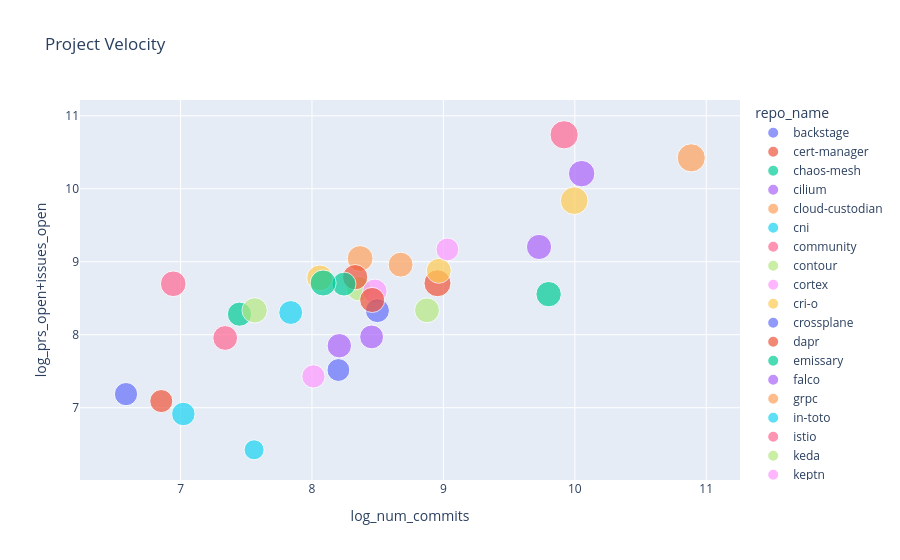

The notebook cell this image was saved under:
### Code cell
fig.show()

### Figure 1 — Plotly figure (JSON) as saved in the notebook; plotly's stock layout.template omitted (floating-point values rounded to 4 significant figures)
{"data": [{"customdata": [["backstage"]], "hovertemplate": "repo_name=%{customdata[0]}<br>log_num_commits=%{x}<br>log_prs_open+issues_open=%{y}<br>log_num_contrib=%{marker.size}<extra></extra>", "legendgroup": "backstage", "marker": {"color": "#636efa", "size": [7.433], "sizemode": "area", "sizeref": 0.02156, "symbol": "circle"}, "mode": "markers", "name": "backstage", "orientation": "v", "showlegend": true, "type": "scatter", "x": [10.61], "xaxis": "x", "y": [null], "yaxis": "y"}, {"customdata": [["cert-manager"]], "hovertemplate": "repo_name=%{customdata[0]}<br>log_num_commits=%{x}<br>log_prs_open+issues_open=%{y}<br>log_num_contrib=%{marker.size}<extra></extra>", "legendgroup": "cert-manager", "marker": {"color": "#EF553B", "size": [7.87], "sizemode": "area", "sizeref": 0.02156, "symbol": "circle"}, "mode": "markers", "name": "cert-manager", "orientation": "v", "showlegend": true, "type": "scatter", "x": [8.955], "xaxis": "x", "y": [8.705], "yaxis": "y"}, {"customdata": [["chaos-mesh"]], "hovertemplate": "repo_name=%{customdata[0]}<br>log_num_commits=%{x}<br>log_prs_open+issues_open=%{y}<br>log_num_contrib=%{marker.size}<extra></extra>", "legendgroup": "chaos-mesh", "marker": {"color": "#00cc96", "size": [6.332], "sizemode": "area", "sizeref": 0.02156, "symbol": "circle"}, "mode": "markers", "name": "chaos-mesh", "orientation": "v", "showlegend": true, "type": "scatter", "x": [7.448], "xaxis": "x", "y": [8.282], "yaxis": "y"}, {"customdata": [["cilium"]], "hovertemplate": "repo_name=%{customdata[0]}<br>log_num_commits=%{x}<br>log_prs_open+issues_open=%{y}<br>log_num_contrib=%{marker.size}<extra></extra>", "legendgroup": "cilium", "marker": {"color": "#ab63fa", "size": [7.542], "sizemode": "area", "sizeref": 0.02156, "symbol": "circle"}, "mode": "markers", "name": "cilium", "orientation": "v", "showlegend": true, "type": "scatter", "x": [10.05], "xaxis": "x", "y": [10.21], "yaxis": "y"}, {"customdata": [["cloud-custodian"]], "hovertemplate": "repo_name=%{customdata[0]}<br>log_num_commits=%{x}<br>log_prs_open+issues_open=%{y}<br>log_num_contrib=%{marker.size}<extra></extra>", "legendgroup": "cloud-custodian", "marker": {"color": "#FFA15A", "size": [7.197], "sizemode": "area", "sizeref": 0.02156, "symbol": "circle"}, "mode": "markers", "name": "cloud-custodian", "orientation": "v", "showlegend": true, "type": "scatter", "x": [8.366], "xaxis": "x", "y": [9.045], "yaxis": "y"}, {"customdata": [["cni"]], "hovertemplate": "repo_name=%{customdata[0]}<br>log_num_commits=%{x}<br>log_prs_open+issues_open=%{y}<br>log_num_contrib=%{marker.size}<extra></extra>", "legendgroup": "cni", "marker": {"color": "#19d3f3", "size": [5.974], "sizemode": "area", "sizeref": 0.02156, "symbol": "circle"}, "mode": "markers", "name": "cni", "orientation": "v", "showlegend": true, "type": "scatter", "x": [7.021], "xaxis": "x", "y": [6.914], "yaxis": "y"}, {"customdata": [["community"]], "hovertemplate": "repo_name=%{customdata[0]}<br>log_num_commits=%{x}<br>log_prs_open+issues_open=%{y}<br>log_num_contrib=%{marker.size}<extra></extra>", "legendgroup": "community", "marker": {"color": "#FF6692", "size": [6.639], "sizemode": "area", "sizeref": 0.02156, "symbol": "circle"}, "mode": "markers", "name": "community", "orientation": "v", "showlegend": true, "type": "scatter", "x": [7.34], "xaxis": "x", "y": [7.955], "yaxis": "y"}, {"customdata": [["contour"]], "hovertemplate": "repo_name=%{customdata[0]}<br>log_num_commits=%{x}<br>log_prs_open+issues_open=%{y}<br>log_num_contrib=%{marker.size}<extra></extra>", "legendgroup": "contour", "marker": {"color": "#B6E880", "size": [6.463], "sizemode": "area", "sizeref": 0.02156, "symbol": "circle"}, "mode": "markers", "name": "contour", "orientation": "v", "showlegend": true, "type": "scatter", "x": [8.357], "xaxis": "x", "y": [8.631], "yaxis": "y"}, {"customdata": [["cortex"]], "hovertemplate": "repo_name=%{customdata[0]}<br>log_num_commits=%{x}<br>log_prs_open+issues_open=%{y}<br>log_num_contrib=%{marker.size}<extra></extra>", "legendgroup": "cortex", "marker": {"color": "#FF97FF", "size": [6.483], "sizemode": "area", "sizeref": 0.02156, "symbol": "circle"}, "mode": "markers", "name": "cortex", "orientation": "v", "showlegend": true, "type": "scatter", "x": [8.478], "xaxis": "x", "y": [8.595], "yaxis": "y"}, {"customdata": [["cri-o"]], "hovertemplate": "repo_name=%{customdata[0]}<br>log_num_commits=%{x}<br>log_prs_open+issues_open=%{y}<br>log_num_contrib=%{marker.size}<extra></extra>", "legendgroup": "cri-o", "marker": {"color": "#FECB52", "size": [6.726], "sizemode": "area", "sizeref": 0.02156, "symbol": "circle"}, "mode": "markers", "name": "cri-o", "orientation": "v", "showlegend": true, "type": "scatter", "x": [8.965], "xaxis": "x", "y": [8.876], "yaxis": "y"}, {"customdata": [["crossplane"]], "hovertemplate": "repo_name=%{customdata[0]}<br>log_num_commits=%{x}<br>log_prs_open+issues_open=%{y}<br>log_num_contrib=%{marker.size}<extra></extra>", "legendgroup": "crossplane", "marker": {"color": "#636efa", "size": [6.254], "sizemode": "area", "sizeref": 0.02156, "symbol": "circle"}, "mode": "markers", "name": "crossplane", "orientation": "v", "showlegend": true, "type": "scatter", "x": [8.498], "xaxis": "x", "y": [8.331], "yaxis": "y"}, {"customdata": [["dapr"]], "hovertemplate": "repo_name=%{customdata[0]}<br>log_num_commits=%{x}<br>log_prs_open+issues_open=%{y}<br>log_num_contrib=%{marker.size}<extra></extra>", "legendgroup": "dapr", "marker": {"color": "#EF553B", "size": [6.921], "sizemode": "area", "sizeref": 0.02156, "symbol": "circle"}, "mode": "markers", "name": "dapr", "orientation": "v", "showlegend": true, "type": "scatter", "x": [8.328], "xaxis": "x", "y": [8.788], "yaxis": "y"}, {"customdata": [["emissary"]], "hovertemplate": "repo_name=%{customdata[0]}<br>log_num_commits=%{x}<br>log_prs_open+issues_open=%{y}<br>log_num_contrib=%{marker.size}<extra></extra>", "legendgroup": "emissary", "marker": {"color": "#00cc96", "size": [6.951], "sizemode": "area", "sizeref": 0.02156, "symbol": "circle"}, "mode": "markers", "name": "emissary", "orientation": "v", "showlegend": true, "type": "scatter", "x": [9.801], "xaxis": "x", "y": [8.556], "yaxis": "y"}, {"customdata": [["falco"]], "hovertemplate": "repo_name=%{customdata[0]}<br>log_num_commits=%{x}<br>log_prs_open+issues_open=%{y}<br>log_num_contrib=%{marker.size}<extra></extra>", "legendgroup": "falco", "marker": {"color": "#ab63fa", "size": [6.452], "sizemode": "area", "sizeref": 0.02156, "symbol": "circle"}, "mode": "markers", "name": "falco", "orientation": "v", "showlegend": true, "type": "scatter", "x": [8.208], "xaxis": "x", "y": [7.849], "yaxis": "y"}, {"customdata": [["grpc"]], "hovertemplate": "repo_name=%{customdata[0]}<br>log_num_commits=%{x}<br>log_prs_open+issues_open=%{y}<br>log_num_contrib=%{marker.size}<extra></extra>", "legendgroup": "grpc", "marker": {"color": "#FFA15A", "size": [8.561], "sizemode": "area", "sizeref": 0.02156, "symbol": "circle"}, "mode": "markers", "name": "grpc", "orientation": "v", "showlegend": true, "type": "scatter", "x": [10.89], "xaxis": "x", "y": [10.42], "yaxis": "y"}, {"customdata": [["in-toto"]], "hovertemplate": "repo_name=%{customdata[0]}<br>log_num_commits=%{x}<br>log_prs_open+issues_open=%{y}<br>log_num_contrib=%{marker.size}<extra></extra>", "legendgroup": "in-toto", "marker": {"color": "#19d3f3", "size": [4.331], "sizemode": "area", "sizeref": 0.02156, "symbol": "circle"}, "mode": "markers", "name": "in-toto", "orientation": "v", "showlegend": true, "type": "scatter", "x": [7.56], "xaxis": "x", "y": [6.423], "yaxis": "y"}, {"customdata": [["istio"]], "hovertemplate": "repo_name=%{customdata[0]}<br>log_num_commits=%{x}<br>log_prs_open+issues_open=%{y}<br>log_num_contrib=%{marker.size}<extra></extra>", "legendgroup": "istio", "marker": {"color": "#FF6692", "size": [8.624], "sizemode": "area", "sizeref": 0.02156, "symbol": "circle"}, "mode": "markers", "name": "istio", "orientation": "v", "showlegend": true, "type": "scatter", "x": [9.919], "xaxis": "x", "y": [10.74], "yaxis": "y"}, {"customdata": [["keda"]], "hovertemplate": "repo_name=%{customdata[0]}<br>log_num_commits=%{x}<br>log_prs_open+issues_open=%{y}<br>log_num_contrib=%{marker.size}<extra></extra>", "legendgroup": "keda", "marker": {"color": "#B6E880", "size": [6.912], "sizemode": "area", "sizeref": 0.02156, "symbol": "circle"}, "mode": "markers", "name": "keda", "orientation": "v", "showlegend": true, "type": "scatter", "x": [7.564], "xaxis": "x", "y": [8.334], "yaxis": "y"}, {"customdata": [["keptn"]], "hovertemplate": "repo_name=%{customdata[0]}<br>log_num_commits=%{x}<br>log_prs_open+issues_open=%{y}<br>log_num_contrib=%{marker.size}<extra></extra>", "legendgroup": "keptn", "marker": {"color": "#FF97FF", "size": [5.609], "sizemode": "area", "sizeref": 0.02156, "symbol": "circle"}, "mode": "markers", "name": "keptn", "orientation": "v", "showlegend": true, "type": "scatter", "x": [9.03], "xaxis": "x", "y": [9.169], "yaxis": "y"}, {"customdata": [["keycloak"]], "hovertemplate": "repo_name=%{customdata[0]}<br>log_num_commits=%{x}<br>log_prs_open+issues_open=%{y}<br>log_num_contrib=%{marker.size}<extra></extra>", "legendgroup": "keycloak", "marker": {"color": "#FECB52", "size": [8.299], "sizemode": "area", "sizeref": 0.02156, "symbol": "circle"}, "mode": "markers", "name": "keycloak", "orientation": "v", "showlegend": true, "type": "scatter", "x": [9.995], "xaxis": "x", "y": [9.837], "yaxis": "y"}, {"customdata": [["kruise"]], "hovertemplate": "repo_name=%{customdata[0]}<br>log_num_commits=%{x}<br>log_prs_open+issues_open=%{y}<br>log_num_contrib=%{marker.size}<extra></extra>", "legendgroup": "kruise", "marker": {"color": "#636efa", "size": [5.832], "sizemode": "area", "sizeref": 0.02156, "symbol": "circle"}, "mode": "markers", "name": "kruise", "orientation": "v", "showlegend": true, "type": "scatter", "x": [6.585], "xaxis": "x", "y": [7.186], "yaxis": "y"}, {"customdata": [["kubeedge"]], "hovertemplate": "repo_name=%{customdata[0]}<br>log_num_commits=%{x}<br>log_prs_open+issues_open=%{y}<br>log_num_contrib=%{marker.size}<extra></extra>", "legendgroup": "kubeedge", "marker": {"color": "#EF553B", "size": [6.813], "sizemode": "area", "sizeref": 0.02156, "symbol": "circle"}, "mode": "markers", "name": "kubeedge", "orientation": "v", "showlegend": true, "type": "scatter", "x": [8.458], "xaxis": "x", "y": [8.476], "yaxis": "y"}, {"customdata": [["kubevela"]], "hovertemplate": "repo_name=%{customdata[0]}<br>log_num_commits=%{x}<br>log_prs_open+issues_open=%{y}<br>log_num_contrib=%{marker.size}<extra></extra>", "legendgroup": "kubevela", "marker": {"color": "#00cc96", "size": [6.19], "sizemode": "area", "sizeref": 0.02156, "symbol": "circle"}, "mode": "markers", "name": "kubevela", "orientation": "v", "showlegend": true, "type": "scatter", "x": [8.244], "xaxis": "x", "y": [8.694], "yaxis": "y"}, {"customdata": [["kubevirt"]], "hovertemplate": "repo_name=%{customdata[0]}<br>log_num_commits=%{x}<br>log_prs_open+issues_open=%{y}<br>log_num_contrib=%{marker.size}<extra></extra>", "legendgroup": "kubevirt", "marker": {"color": "#ab63fa", "size": [6.865], "sizemode": "area", "sizeref": 0.02156, "symbol": "circle"}, "mode": "markers", "name": "kubevirt", "orientation": "v", "showlegend": true, "type": "scatter", "x": [9.728], "xaxis": "x", "y": [9.203], "yaxis": "y"}, {"customdata": [["kyverno"]], "hovertemplate": "repo_name=%{customdata[0]}<br>log_num_commits=%{x}<br>log_prs_open+issues_open=%{y}<br>log_num_contrib=%{marker.size}<extra></extra>", "legendgroup": "kyverno", "marker": {"color": "#FFA15A", "size": [6.693], "sizemode": "area", "sizeref": 0.02156, "symbol": "circle"}, "mode": "markers", "name": "kyverno", "orientation": "v", "showlegend": true, "type": "scatter", "x": [8.674], "xaxis": "x", "y": [8.96], "yaxis": "y"}, {"customdata": [["litmus"]], "hovertemplate": "repo_name=%{customdata[0]}<br>log_num_commits=%{x}<br>log_prs_open+issues_open=%{y}<br>log_num_contrib=%{marker.size}<extra></extra>", "legendgroup": "litmus", "marker": {"color": "#19d3f3", "size": [6.163], "sizemode": "area", "sizeref": 0.02156, "symbol": "circle"}, "mode": "markers", "name": "litmus", "orientation": "v", "showlegend": true, "type": "scatter", "x": [7.838], "xaxis": "x", "y": [8.304], "yaxis": "y"}, {"customdata": [["longhorn"]], "hovertemplate": "repo_name=%{customdata[0]}<br>log_num_commits=%{x}<br>log_prs_open+issues_open=%{y}<br>log_num_contrib=%{marker.size}<extra></extra>", "legendgroup": "longhorn", "marker": {"color": "#FF6692", "size": [7.093], "sizemode": "area", "sizeref": 0.02156, "symbol": "circle"}, "mode": "markers", "name": "longhorn", "orientation": "v", "showlegend": true, "type": "scatter", "x": [6.944], "xaxis": "x", "y": [8.698], "yaxis": "y"}, {"customdata": [["nats-server"]], "hovertemplate": "repo_name=%{customdata[0]}<br>log_num_commits=%{x}<br>log_prs_open+issues_open=%{y}<br>log_num_contrib=%{marker.size}<extra></extra>", "legendgroup": "nats-server", "marker": {"color": "#B6E880", "size": [6.683], "sizemode": "area", "sizeref": 0.02156, "symbol": "circle"}, "mode": "markers", "name": "nats-server", "orientation": "v", "showlegend": true, "type": "scatter", "x": [8.875], "xaxis": "x", "y": [8.334], "yaxis": "y"}, {"customdata": [["notary"]], "hovertemplate": "repo_name=%{customdata[0]}<br>log_num_commits=%{x}<br>log_prs_open+issues_open=%{y}<br>log_num_contrib=%{marker.size}<extra></extra>", "legendgroup": "notary", "marker": {"color": "#FF97FF", "size": [5.844], "sizemode": "area", "sizeref": 0.02156, "symbol": "circle"}, "mode": "markers", "name": "notary", "orientation": "v", "showlegend": true, "type": "scatter", "x": [8.011], "xaxis": "x", "y": [7.43], "yaxis": "y"}, {"customdata": [["operator-sdk"]], "hovertemplate": "repo_name=%{customdata[0]}<br>log_num_commits=%{x}<br>log_prs_open+issues_open=%{y}<br>log_num_contrib=%{marker.size}<extra></extra>", "legendgroup": "operator-sdk", "marker": {"color": "#FECB52", "size": [7.249], "sizemode": "area", "sizeref": 0.02156, "symbol": "circle"}, "mode": "markers", "name": "operator-sdk", "orientation": "v", "showlegend": true, "type": "scatter", "x": [8.059], "xaxis": "x", "y": [8.779], "yaxis": "y"}, {"customdata": [["pack"]], "hovertemplate": "repo_name=%{customdata[0]}<br>log_num_commits=%{x}<br>log_prs_open+issues_open=%{y}<br>log_num_contrib=%{marker.size}<extra></extra>", "legendgroup": "pack", "marker": {"color": "#636efa", "size": [5.642], "sizemode": "area", "sizeref": 0.02156, "symbol": "circle"}, "mode": "markers", "name": "pack", "orientation": "v", "showlegend": true, "type": "scatter", "x": [8.201], "xaxis": "x", "y": [7.516], "yaxis": "y"}, {"customdata": [["spec"]], "hovertemplate": "repo_name=%{customdata[0]}<br>log_num_commits=%{x}<br>log_prs_open+issues_open=%{y}<br>log_num_contrib=%{marker.size}<extra></extra>", "legendgroup": "spec", "marker": {"color": "#EF553B", "size": [5.743], "sizemode": "area", "sizeref": 0.02156, "symbol": "circle"}, "mode": "markers", "name": "spec", "orientation": "v", "showlegend": true, "type": "scatter", "x": [6.853], "xaxis": "x", "y": [7.091], "yaxis": "y"}, {"customdata": [["thanos"]], "hovertemplate": "repo_name=%{customdata[0]}<br>log_num_commits=%{x}<br>log_prs_open+issues_open=%{y}<br>log_num_contrib=%{marker.size}<extra></extra>", "legendgroup": "thanos", "marker": {"color": "#00cc96", "size": [7.321], "sizemode": "area", "sizeref": 0.02156, "symbol": "circle"}, "mode": "markers", "name": "thanos", "orientation": "v", "showlegend": true, "type": "scatter", "x": [8.085], "xaxis": "x", "y": [8.709], "yaxis": "y"}, {"customdata": [["volcano"]], "hovertemplate": "repo_name=%{customdata[0]}<br>log_num_commits=%{x}<br>log_prs_open+issues_open=%{y}<br>log_num_contrib=%{marker.size}<extra></extra>", "legendgroup": "volcano", "marker": {"color": "#ab63fa", "size": [6.153], "sizemode": "area", "sizeref": 0.02156, "symbol": "circle"}, "mode": "markers", "name": "volcano", "orientation": "v", "showlegend": true, "type": "scatter", "x": [8.454], "xaxis": "x", "y": [7.97], "yaxis": "y"}], "layout": {"autosize": true, "legend": {"itemsizing": "constant", "title": {"text": "repo_name"}, "tracegroupgap": 0}, "title": {"text": "Project Velocity"}, "xaxis": {"anchor": "y", "autorange": true, "domain": [0, 1], "range": [6.275, 11.21], "title": {"text": "log_num_commits"}, "type": "linear"}, "yaxis": {"anchor": "x", "autorange": true, "domain": [0, 1], "range": [5.777, 11.53], "title": {"text": "log_prs_open+issues_open"}}}}
